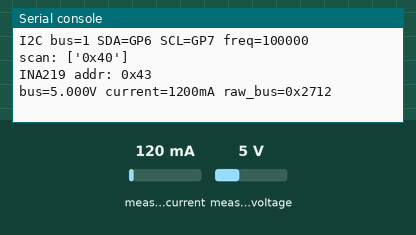
Recording of a program running on a simulated Raspberry Pi Pico running MicroPython. Parts: the last lines printed to the serial console. The inputs (shaded band) are chosen by the test bench; at power-on: measured voltage 5 V, measured current 120 mA.

Above: at 1.2 s.
1.3 s: measured voltage set to 0.3 V
At 2.9 s:
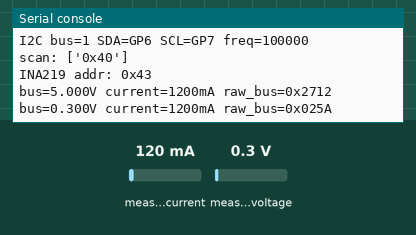
3.8 s: measured voltage set to 3.8 V
At 4.5 s:
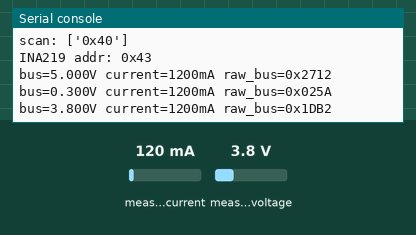
6.3 s: measured voltage set to 7.5 V
At 8.8 s:
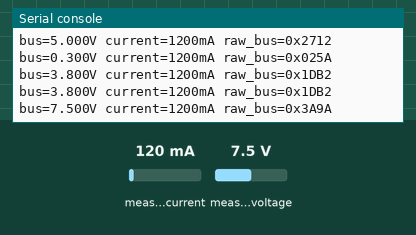
9.5 s: measured voltage set to 14.7 V
At 10.4 s:
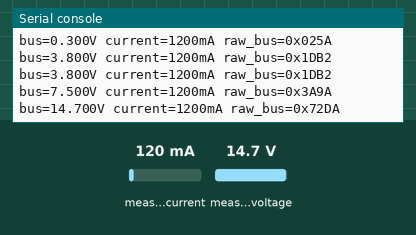
12.0 s: measured voltage set to 7.8 V
At 13.2 s:
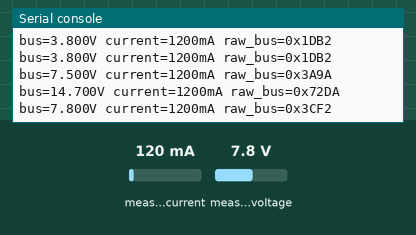

The program:

debug_ups_i2c_thonny.py
```python
# pylint: disable=import-error
import time
from machine import I2C, Pin

BUS_ID = 1
SDA_PIN = 6
SCL_PIN = 7
FREQ = 100_000

ADDRS = (0x43, 0x42, 0x40, 0x41, 0x44, 0x45)
REG_SHUNT_V = 0x01
REG_BUS_V = 0x02


def u16_be(b):
    return (b[0] << 8) | b[1]


def s16(v):
    if v & 0x8000:
        return v - 0x10000
    return v


def main():
    sda = Pin(SDA_PIN, Pin.IN, Pin.PULL_UP)
    scl = Pin(SCL_PIN, Pin.IN, Pin.PULL_UP)
    i2c = I2C(BUS_ID, sda=sda, scl=scl, freq=FREQ)
    print(f"I2C bus={BUS_ID} SDA=GP{SDA_PIN} SCL=GP{SCL_PIN} freq={FREQ}")
    scanned = i2c.scan()
    print("scan:", [hex(x) for x in scanned])

    addr = 0
    for a in ADDRS:
        try:
            _ = i2c.readfrom_mem(a, REG_BUS_V, 2)
            addr = a
            break
        except Exception:
            pass

    if addr == 0:
        print("INA219 not reachable at known addresses")
        return

    print("INA219 addr:", hex(addr))
    while True:
        bus_raw = u16_be(i2c.readfrom_mem(addr, REG_BUS_V, 2))
        shunt_raw = s16(u16_be(i2c.readfrom_mem(addr, REG_SHUNT_V, 2)))
        bus_v = ((bus_raw >> 3) * 4) / 1000.0
        current_ma = shunt_raw
        print(f"bus={bus_v:.3f}V current={current_ma}mA raw_bus=0x{bus_raw:04X}")
        time.sleep(2)


main()
```

Measured:
- after the input at 1.3 s, the serial console: prints a new line after 0.71 s (image 1)
- after the input at 3.8 s, the serial console: prints a new line after 0.22 s (image 2)
- after the input at 6.3 s, the serial console: prints a new line after 1.7 s (image 3)
- after the input at 9.5 s, the serial console: prints a new line after 0.52 s (image 4)
- after the input at 12.0 s, the serial console: prints a new line at once (image 5)
